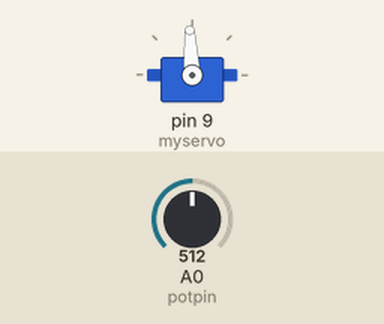
Recording of a sketch running on a simulated Arduino Uno, built with avr-gcc and run on an emulated ATmega328P. Parts: servo. The inputs (shaded band) are chosen by the test bench; at power-on: A0 (potpin) = 512.

Above: at 1.2 s.
1.3 s: A0 (potpin) set to 716
At 2.0 s:
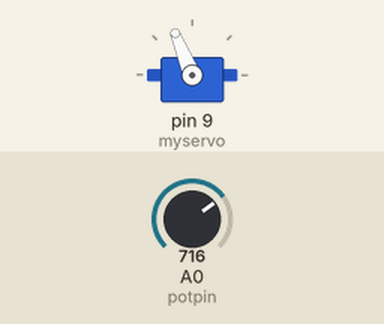
2.8 s: A0 (potpin) set to 900
At 3.1 s:
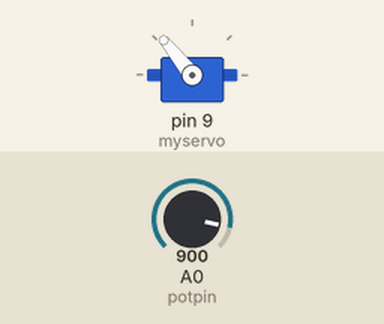
4.3 s: A0 (potpin) set to 1023
At 5.5 s:
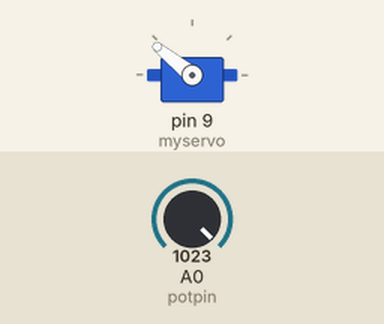
5.8 s: A0 (potpin) set to 306
At 6.6 s:
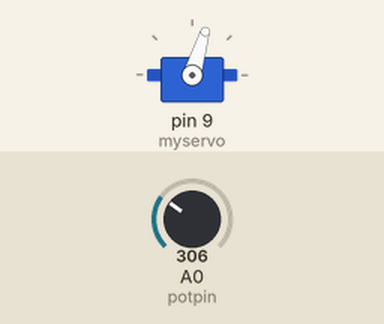
7.3 s: A0 (potpin) set to 122
At 7.7 s:
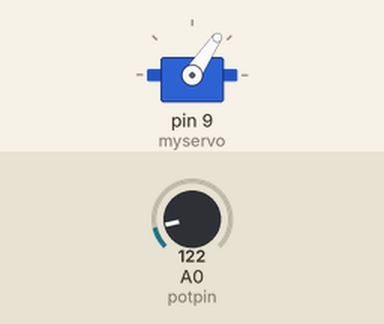
8.8 s: A0 (potpin) set to 511
At 10.1 s:
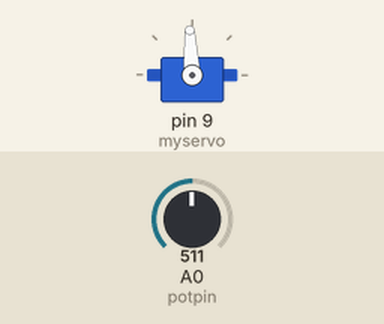
Timing chart, 0 to 11.3 s (numbered marks = the images above; inputs shaded):
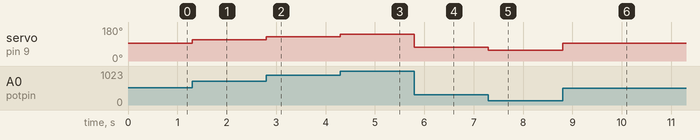

Measured:
- after the input at 1.3 s, servo on pin 9 (myservo): 93° → 112° at once
- after the input at 2.8 s, servo on pin 9 (myservo): 112° → 129° at once
- after the input at 4.3 s, servo on pin 9 (myservo): 129° → 141° at once
- after the input at 5.8 s, servo on pin 9 (myservo): 141° → 73° at once
- after the input at 7.3 s, servo on pin 9 (myservo): 73° → 56° at once
- after the input at 8.8 s, servo on pin 9 (myservo): 56° → 93° at once

The sketch:

Knob.ino
```cpp
/*
 Controlling a servo position using a potentiometer (variable resistor)
 by Michal Rinott <http://people.interaction-ivrea.it/m.rinott>

 modified on 8 Nov 2013
 by Scott Fitzgerald
 http://www.arduino.cc/en/Tutorial/Knob
*/

#include <Servo.h>

Servo myservo;  // create Servo object to control a servo

int potpin = A0;  // analog pin used to connect the potentiometer
int val;    // variable to read the value from the analog pin

void setup() {
  myservo.attach(9);  // attaches the servo on pin 9 to the Servo object
}

void loop() {
  val = analogRead(potpin);            // reads the value of the potentiometer (value between 0 and 1023)
  val = map(val, 0, 1023, 0, 255);     // scale it for use with the servo (value between 0 and 180)
  //myservo.write(val);                  // sets the servo position according to the scaled value
  val = map(val, 0, 255, 1000, 2000); // Map the receiving value form 0 to 255 to 0 1000 to 2000, values u
  myservo.writeMicroseconds(val);
  //delay(15);                           // waits for the servo to get there
}
```
